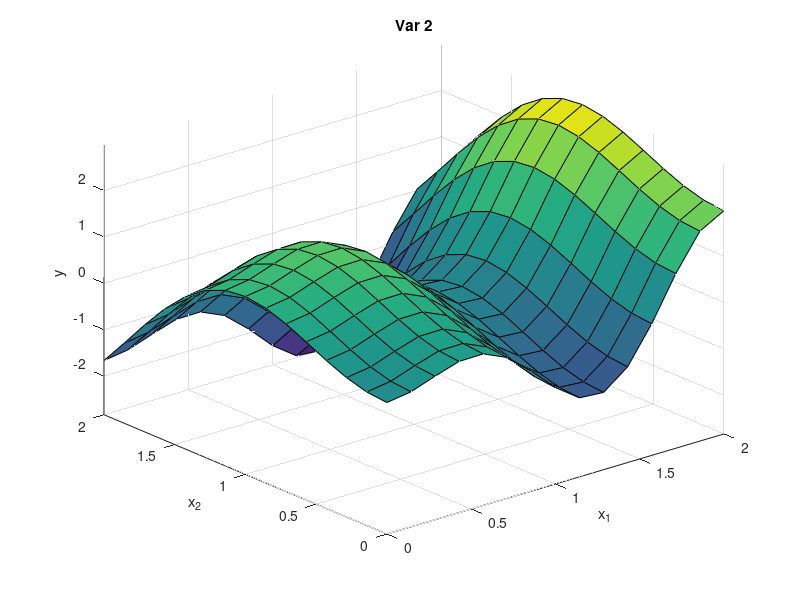

Write MATLAB code to recreate this figure. (Note: this script raises an error after producing the figure.)
%   Нечёткая аппроксимация зависимости:
%==========================================================================
close all

n = 15;         % количество точек дискретизации

% % ********************************* Var_2 ***

x1 = linspace(0, 2, n);
x2 = linspace(0, 2, n);

y = zeros(n, n);
for i = 1:n
    y(i,:) = x1.*sin(4*x1)+1.1*x2(i)*sin(2*x2(i));   
end    
% %---------------------------------------------
h1 = figure(1);
set(h1,'Position',[3   49   330   260])
surf(x1, x2, y)
axis([min(x1)  max(x1) ...
      min(x2)  max(x2)  ...
      min(min(y))  max(max(y)) ]); 
view(-40,30)
xlabel('x_1');   ylabel('x_2');   zlabel('y');
title('Var 2') 

%--------------------------------------------------------------------------
% Построение графика нечёткого отображения Мамдани
% с треугольными функциями принадл. термов вх.перем.
%---------------------------------------------

fM = readfis('2varM');        % загрузка нечёткой системы с диска

yM = zeros(n, n);
for i = 1:n
    yM(i,:) = evalfis([x1; ones(size(x1))*x2(i)], fM)';    
end

%---------------------------------------------

h2 = figure(2);
set(h2,'Position',[5    65   524   407])
surf(x1, x2, yM)
axis([min(x1)  max(x1) ...
      min(x2)  max(x2) ...
      min(min(yM))  max(max(yM))]); 
view(-40,30)
xlabel('x_1');   ylabel('x_2');   zlabel('y');
title('Система нечёткого вывода Мамдани (треуг.функ.прин.) - 2varM.fis')

%--------------------------------------------------------------------------
% Построение графика нечёткого отображения Мамдани
% с гауссовыми функциями принадл. термов вх.перем.
%---------------------------------------------

fMg = readfis('2varMg');       % загрузка нечёткой системы с диска

yMg = zeros(n, n);
for i = 1:n
    yMg(i,:) = evalfis([x1; ones(size(x1))*x2(i)], fMg)';    
end  

%---------------------------------------------

h3 = figure(3);
set(h3,'Position',[536    65   524   407])
surf(x1, x2, yMg)
axis([min(x1)  max(x1) ...
      min(x2)  max(x2) ...
      min(min(yMg))  max(max(yMg))]); 
view(-40,30)
xlabel('x_1');   ylabel('x_2');   zlabel('y');
title('Система нечёткого вывода Мамдани (гаус.функ.прин.) - 2varMg.fis')

%--------------------------------------------------------------------------
% Построение графика нечёткого отображения Сугено
%---------------------------------------------

fS = readfis('2varS');       % загрузка нечёткой системы с диска

yS = zeros(n, n);
for i = 1:n
    yS(i,:) = evalfis([x1; ones(size(x1))*x2(i)], fS)';    
end  

%---------------------------------------------

h4 = figure(4);
set(h4,'Position',[1067  65  524  407])
surf(x1, x2, yS)
axis([min(x1)  max(x1) ...
      min(x2)  max(x2) ...
      min(min(yS))  max(max(yS))]); 
view(-40,30)
xlabel('x_1');   ylabel('x_2');   zlabel('y');
title('Система нечёткого вывода Сугено - 2varS.fis')

%--------------------------------------------------------------------------
% Вычисление среднеквадратических значений ошибки нечёткой аппроксимации
%---------------------------------------------

% FIS Мамдани с треуг.функ.прин.терм.вх.перем.

eMkv = (y-yM).^2;               % квадрат ошибки аппрокс.в узловых точках
SeMkv = sum(sum(eMkv));         % сумма квадратов ошибок по всем точкам
NeM = numel(yM);                % общее количество контрольных точек
RMSE_M = sqrt(SeMkv/NeM);       % среднеквадратичное значение ошибки

% FIS Мамдани с гаус.функ.прин.терм.вх.перем.
RMSE_Mg = sqrt(sum(sum((y-yMg).^2))/numel(yMg));	% среднекв.знач.ошибки

% FIS Сугено
RMSE_S = sqrt(sum(sum((y-yS).^2))/numel(yS));       % среднекв.знач.ошибки

%---------------------------------------------

disp(' ')
disp('Средние квадратические значения ошибки аппроксимации:')
disp([' FIS Мамдани с треуг.функ.прин.терм.вх.перем.:  RMSE = ',  num2str(RMSE_M)])
disp([' FIS Мамдани с гаусс.функ.прин.терм.вх.перем.:  RMSE = ',  num2str(RMSE_Mg)])
disp([' FIS Сугено:                                    RMSE = ',  num2str(RMSE_S)])
disp(' ')

%---------------------------------------------
figure(2);
xlabel(['x_1       RMSE = ',num2str(RMSE_M)]);

figure(3);
xlabel(['x_1       RMSE = ',num2str(RMSE_Mg)]);

figure(4);
xlabel(['x_1       RMSE = ',num2str(RMSE_S)]);
%---------------------------------------------
